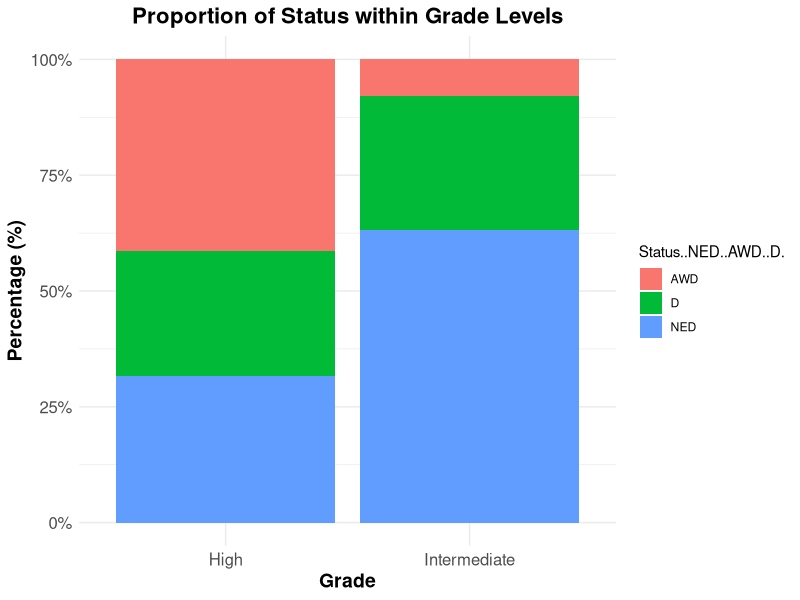

Recreate this plot in R.

install.packages("ggplot2")
# Load necessary library
library(ggplot2)

# Step 1: Read the data
data <- read.csv("Bone Tumor Dataset.csv")

# Step 2: Create a contingency table
contingency_table <- table(data$Grade, data$Status..NED..AWD..D.)

# Step 3: Normalize the data
# Convert counts to proportions
normalized_data <- prop.table(contingency_table, margin = 1) * 100  # Percentages

# Convert to a long format for ggplot2
normalized_data_long <- as.data.frame(as.table(normalized_data))
colnames(normalized_data_long) <- c("Grade", "Status..NED..AWD..D.", "Percentage")

# Step 4: Create the plot
ggplot(normalized_data_long, aes(x = Grade, y = Percentage, fill = Status..NED..AWD..D.)) +
  geom_bar(stat = "identity", position = "stack") +
  scale_y_continuous(labels = scales::percent_format(scale = 1)) +  # Convert to percent format
  labs(
    title = "Proportion of Status within Grade Levels",
    x = "Grade",
    y = "Percentage (%)",
    fill = "Status..NED..AWD..D."
  ) +
  theme_minimal() +
  theme(
    axis.text = element_text(size = 12),
    axis.title = element_text(size = 14, face = "bold"),
    plot.title = element_text(size = 16, face = "bold", hjust = 0.5)
  )
